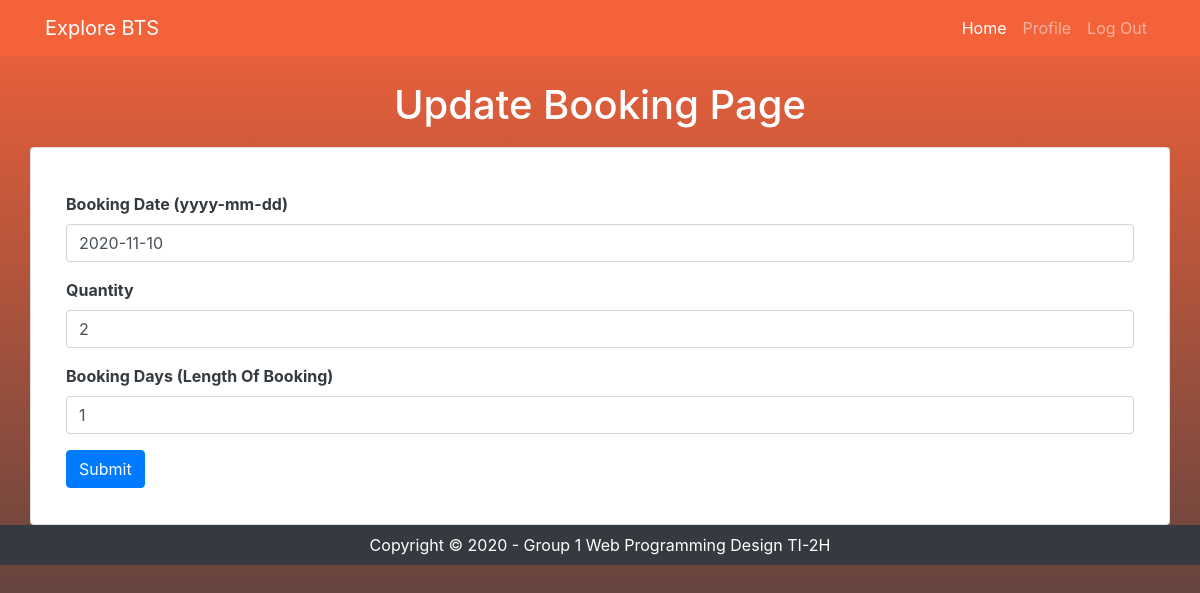
Page /UpdateBookingUser.php?product_id=3 on the earlier database version.
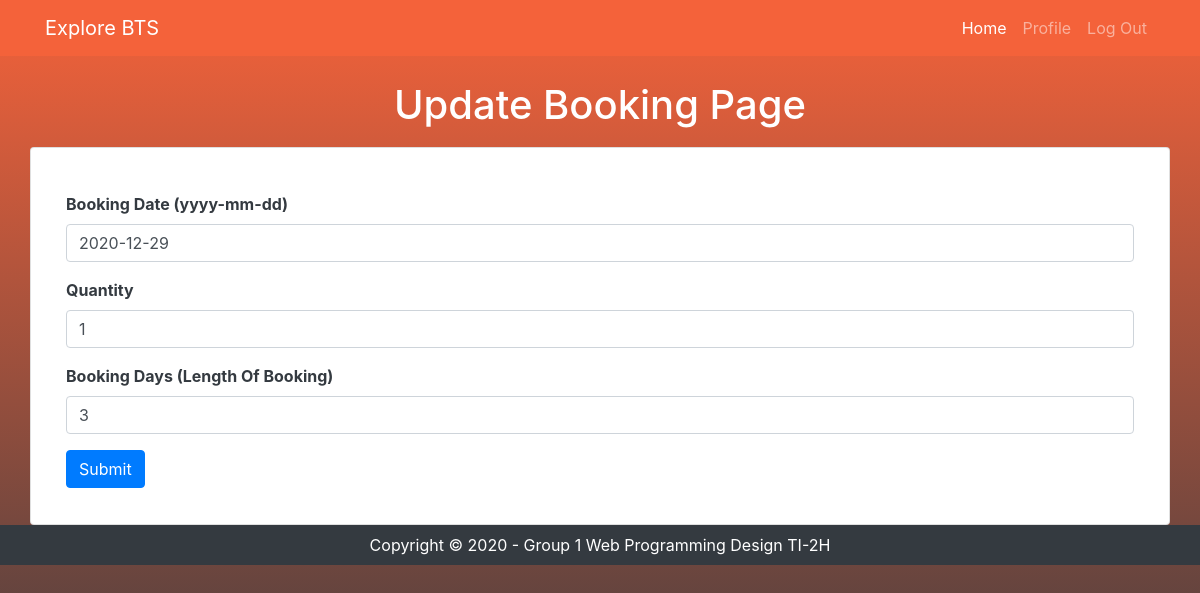
Same page on the later database version.
### tables this page shows
CREATE TABLE `bookings` (
  `booking_id` int(11) NOT NULL,
  `tourist_id` int(11) NOT NULL,
  `booking_date` date NOT NULL,
  `product_id` int(11) NOT NULL,
  `quantity` int(11) NOT NULL,
  `booking_days` int(2) NOT NULL DEFAULT 1,
  `booking_status` varchar(10) NOT NULL DEFAULT 'BOOKED'
);

### UpdateBookingUser.php (the view, shortened to what this page needs)
<html>
    <head>
        <link href="vendor/bootstrap/css/bootstrap.min.css" rel="stylesheet">
        <link href="vendor/bootstrap/css/bootstrap.min.css" rel="stylesheet">
        <link href="css/shop-homepage.css" rel="stylesheet">
    </head>
    <body>
        <?php
                include 'components/navbarUser.php';
                include "connection.php";
                $id = $_GET['product_id'];
                $query = "SELECT * FROM bookings WHERE product_id = '$id'";
                $result = mysqli_query($connect, $query);
            ?>
          <h1>Update Booking Page</h1>
            <div class="card container">
            <div class="card-body" style="font-weight: bold;">
            <br>
            <form action="editBookingProcess.php?booking_id=<?php echo $_GET['booking_id'];?>&product_id=<?php echo $id?>" method="POST">
            <?php
                while($row = mysqli_fetch_array($result)){
            ?>
                            <div class="mb-3">
                                <label for="booking_date" class="form-label" >Booking Date (yyyy-mm-dd)</label>
                                <input type="text" class="form-control disabled" name="booking_date" value="<?php echo $row['booking_date']?>" required>
                            </div>
                            <div class="mb-3">
                                <label for="quantity" class="form-label">Quantity</label>
                                <input type="text" class="form-control" name="quantity" value="<?php echo $row['quantity']?>" required>
                            </div>
                            <div class="mb-3">
                                <label for="booking_days" class="form-label">Booking Days (Length Of Booking)</label>
                                <input type="text" class="form-control" name="booking_days" value="<?php echo $row['booking_days']?>" required>
                            </div>
                            <button type="submit" class="btn btn-primary">Submit</button>
                        </form>
                    </div>
                </div>
                <?php
                    }
                ?>
        <?php
            include 'components/footer.php';
        ?>
    </body>
</html>

Differences in the rows shown:
removed bookings: booking_date "2020-11-10", quantity "2", booking_days "1"
now on this page (row edited): bookings: booking_date "2020-12-29", quantity "1", booking_days "3"
